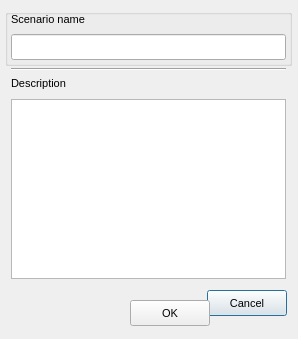
<?xml version="1.0" encoding="UTF-8"?>
<ui version="4.0">
 <class>IDD_SAVESCN</class>
 <widget class="QDialog" name="IDD_SAVESCN">
  <property name="geometry">
   <rect>
    <x>0</x>
    <y>0</y>
    <width>298</width>
    <height>339</height>
   </rect>
  </property>
  <property name="font">
   <font>
    <pointsize>8</pointsize>
    <italic>false</italic>
    <bold>false</bold>
   </font>
  </property>
  <property name="windowTitle">
   <string>Save current exit state</string>
  </property>
  <property name="orbiterBaseX" stdset="0">
   <double>6.403846153846154</double>
  </property>
  <property name="orbiterBaseY" stdset="0">
   <number>15</number>
  </property>
  <property name="orbiterControls" stdset="0">
   <string>0:1,1:2,2:1094,3:-1,4:-1,5:1096</string>
  </property>
  <widget class="QPlainTextEdit" name="IDC_SAVE_DESC">
   <property name="geometry">
    <rect>
     <x>11</x>
     <y>99</y>
     <width>275</width>
     <height>180</height>
    </rect>
   </property>
   <property name="orbiterCtl" stdset="0">
    <string>5:1096</string>
   </property>
  </widget>
  <widget class="QLabel" name="IDC_STATIC_2">
   <property name="geometry">
    <rect>
     <x>11</x>
     <y>77</y>
     <width>61</width>
     <height>15</height>
    </rect>
   </property>
   <property name="text">
    <string>Description</string>
   </property>
   <property name="alignment">
    <set>Qt::AlignmentFlag::AlignLeading|Qt::AlignmentFlag::AlignLeft|Qt::AlignmentFlag::AlignTop</set>
   </property>
   <property name="wordWrap">
    <bool>true</bool>
   </property>
   <property name="orbiterCtl" stdset="0">
    <string>4:-1</string>
   </property>
  </widget>
  <widget class="QPushButton" name="IDCANCEL">
   <property name="geometry">
    <rect>
     <x>207</x>
     <y>290</y>
     <width>80</width>
     <height>26</height>
    </rect>
   </property>
   <property name="text">
    <string>Cancel</string>
   </property>
   <property name="orbiterCtl" stdset="0">
    <string>1:2</string>
   </property>
  </widget>
  <widget class="QPushButton" name="IDOK">
   <property name="geometry">
    <rect>
     <x>130</x>
     <y>300</y>
     <width>80</width>
     <height>26</height>
    </rect>
   </property>
   <property name="text">
    <string>OK</string>
   </property>
   <property name="orbiterCtl" stdset="0">
    <string>0:1</string>
   </property>
  </widget>
  <widget class="QGroupBox" name="grpName">
   <property name="geometry">
    <rect>
     <x>5</x>
     <y>9</y>
     <width>287</width>
     <height>57</height>
    </rect>
   </property>
   <property name="title">
    <string/>
   </property>
   <widget class="QLabel" name="IDC_STATIC">
    <property name="geometry">
     <rect>
      <x>6</x>
      <y>4</y>
      <width>79</width>
      <height>15</height>
     </rect>
    </property>
    <property name="text">
     <string>Scenario name</string>
    </property>
    <property name="alignment">
     <set>Qt::AlignmentFlag::AlignLeading|Qt::AlignmentFlag::AlignLeft|Qt::AlignmentFlag::AlignTop</set>
    </property>
    <property name="wordWrap">
     <bool>true</bool>
    </property>
    <property name="orbiterCtl" stdset="0">
     <string>3:-1</string>
    </property>
   </widget>
   <widget class="QLineEdit" name="IDC_SAVE_NAME">
    <property name="geometry">
     <rect>
      <x>6</x>
      <y>25</y>
      <width>275</width>
      <height>26</height>
     </rect>
    </property>
    <property name="alignment">
     <set>Qt::AlignmentFlag::AlignLeading</set>
    </property>
    <property name="orbiterCtl" stdset="0">
     <string>2:1094</string>
    </property>
   </widget>
  </widget>
  <widget class="Line" name="line">
   <property name="geometry">
    <rect>
     <x>11</x>
     <y>68</y>
     <width>275</width>
     <height>3</height>
    </rect>
   </property>
   <property name="orientation">
    <enum>Qt::Orientation::Horizontal</enum>
   </property>
  </widget>
  <widget class="QLabel" name="pic">
   <property name="geometry">
    <rect>
     <x>11</x>
     <y>289</y>
     <width>40</width>
     <height>40</height>
    </rect>
   </property>
   <property name="pixmap">
    <pixmap>images/IDB_ICON64.png</pixmap>
   </property>
   <property name="scaledContents">
    <bool>true</bool>
   </property>
   <property name="anchor" stdset="0">
    <string>bottom</string>
   </property>
  </widget>
 </widget>
 <tabstops>
  <tabstop>IDOK</tabstop>
  <tabstop>IDCANCEL</tabstop>
  <tabstop>IDC_SAVE_NAME</tabstop>
  <tabstop>IDC_SAVE_DESC</tabstop>
 </tabstops>
 <resources/>
 <connections/>
</ui>
